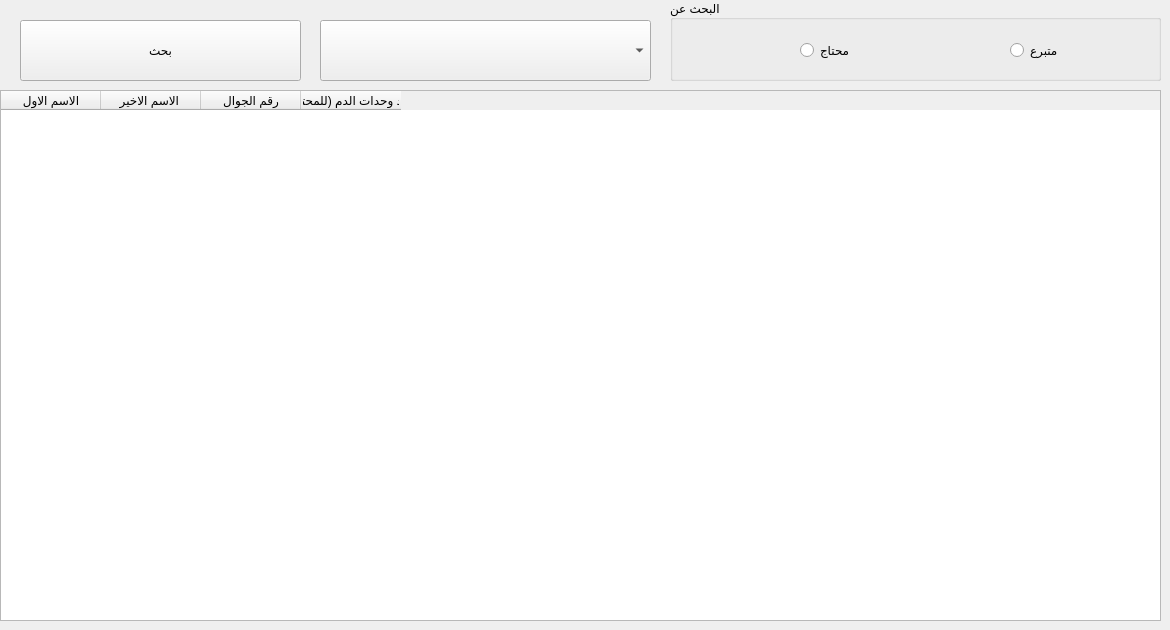
    <widget class="QWidget" name="tab_2">
     <attribute name="title">
      <string>البحث</string>
     </attribute>
     <widget class="QGroupBox" name="groupBox">
      <property name="geometry">
       <rect>
        <x>670</x>
        <y>0</y>
        <width>491</width>
        <height>81</height>
       </rect>
      </property>
      <property name="title">
       <string>البحث عن</string>
      </property>
      <widget class="QRadioButton" name="radioButton">
       <property name="geometry">
        <rect>
         <x>340</x>
         <y>30</y>
         <width>141</width>
         <height>41</height>
        </rect>
       </property>
       <property name="text">
        <string>متبرع</string>
       </property>
      </widget>
      <widget class="QRadioButton" name="radioButton_2">
       <property name="geometry">
        <rect>
         <x>130</x>
         <y>30</y>
         <width>141</width>
         <height>41</height>
        </rect>
       </property>
       <property name="text">
        <string>محتاج</string>
       </property>
      </widget>
     </widget>
     <widget class="QPushButton" name="pushButton_4">
      <property name="geometry">
       <rect>
        <x>20</x>
        <y>20</y>
        <width>281</width>
        <height>61</height>
       </rect>
      </property>
      <property name="cursor">
       <cursorShape>PointingHandCursor</cursorShape>
      </property>
      <property name="text">
       <string>بحث</string>
      </property>
     </widget>
     <widget class="QTableWidget" name="tableWidget">
      <property name="geometry">
       <rect>
        <x>0</x>
        <y>90</y>
        <width>1161</width>
        <height>531</height>
       </rect>
      </property>
      <property name="lineWidth">
       <number>1</number>
      </property>
      <property name="midLineWidth">
       <number>0</number>
      </property>
      <property name="autoScrollMargin">
       <number>16</number>
      </property>
      <property name="alternatingRowColors">
       <bool>false</bool>
      </property>
      <property name="sortingEnabled">
       <bool>false</bool>
      </property>
      <property name="rowCount">
       <number>0</number>
      </property>
      <property name="columnCount">
       <number>4</number>
      </property>
      <attribute name="horizontalHeaderCascadingSectionResizes">
       <bool>false</bool>
      </attribute>
      <attribute name="horizontalHeaderMinimumSectionSize">
       <number>49</number>
      </attribute>
      <attribute name="verticalHeaderMinimumSectionSize">
       <number>30</number>
      </attribute>
      <attribute name="verticalHeaderDefaultSectionSize">
       <number>37</number>
      </attribute>
      <attribute name="verticalHeaderShowSortIndicator" stdset="0">
       <bool>false</bool>
      </attribute>
      <attribute name="verticalHeaderStretchLastSection">
       <bool>false</bool>
      </attribute>
      <column>
       <property name="text">
        <string>الاسم الاول</string>
       </property>
      </column>
      <column>
       <property name="text">
        <string>الاسم الاخير </string>
       </property>
      </column>
      <column>
       <property name="text">
        <string>رقم الجوال</string>
       </property>
      </column>
      <column>
       <property name="text">
        <string>عدد وحدات الدم (للمحتاج)</string>
       </property>
      </column>
     </widget>
     <widget class="QComboBox" name="comboBox_3">
      <property name="geometry">
       <rect>
        <x>320</x>
        <y>20</y>
        <width>331</width>
        <height>61</height>
       </rect>
      </property>
      <property name="currentText">
       <string>A+</string>
      </property>
      <property name="placeholderText">
       <string>فصيلة الدم</string>
      </property>
      <item>
       <property name="text">
        <string>A+</string>
       </property>
      </item>
      <item>
       <property name="text">
        <string>A-</string>
       </property>
      </item>
      <item>
       <property name="text">
        <string>B+</string>
       </property>
      </item>
      <item>
       <property name="text">
        <string>B-</string>
       </property>
      </item>
      <item>
       <property name="text">
        <string>O+</string>
       </property>
      </item>
      <item>
       <property name="text">
        <string>O-</string>
       </property>
      </item>
      <item>
       <property name="text">
        <string>AB+</string>
       </property>
      </item>
      <item>
       <property name="text">
        <string>AB-</string>
       </property>
      </item>
     </widget>
    </widget>
